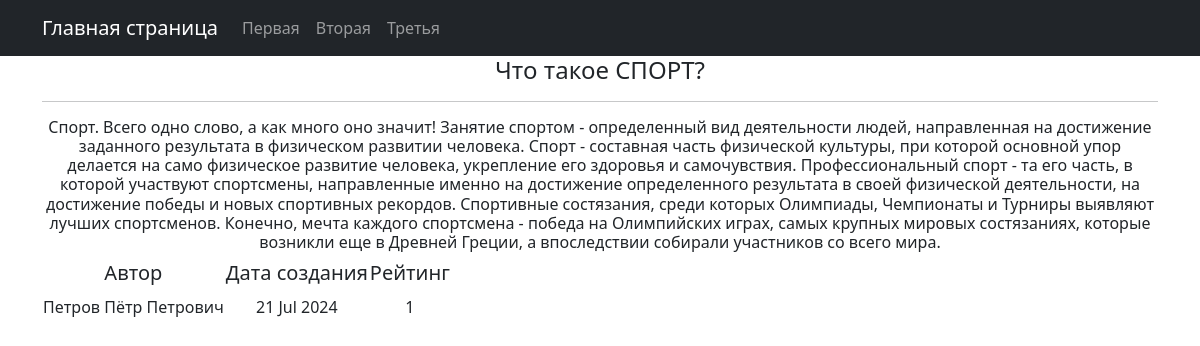
Screenshot of /news/1 with the database file from the repository.
### news/models.py (models this page shows, shortened)
class Post(models.Model):
    author = models.ForeignKey(Author, on_delete=models.CASCADE)
    choice = models.CharField(max_length=10, choices=[('article', 'Статья'), ('news', 'Новость')], default='article')
    date_create = models.DateField(auto_now_add=True)
    category = models.ManyToManyField(Category)
    heading = models.CharField(max_length=255)
    text = models.TextField()
    rating = models.IntegerField(default=0)

class Author(models.Model):
    full_name = models.CharField(max_length=255)
    rating = models.IntegerField(default=0)
    user = models.OneToOneField(User, on_delete=models.CASCADE)

### news/views.py (the view)
# urls.py: path('<int:pk>', PostDetail.as_view()),
class PostDetail(DetailView):
    model = Post
    template_name = 'post.html'
    context_object_name = 'post'
    def get_context_data(self, **kwargs):
        context = super().get_context_data(**kwargs)
        context['time_now'] = datetime.utcnow()
        return context

### news/templatetags/custom_filters.py (called while the page is built)
@register.filter()
def censor(value):
   try:
      if type(value) is str:
         value = value.split()
         t = ""
         for i in value:
            if i.lower() in ["цензура", "цензура1", "цензура2", "цензура3", "цензура4"]:
               i = f"{i[:1]}{'*' * (len(i) - 1)}"
            t += f" {i}"
         return t.strip()
      else:
         raise TypeError()
   except TypeError:
      print("Неправильно выбран тип данных")

### templates/post.html (shortened to what this page needs)
{% extends 'flatpages/default.html' %}
{% load custom_filters %}
{% block content %}
<h4>{{ post.heading|censor }}</h4>
<hr>
<h6>{{ post.text|censor }}</h6>
{% if post %}
<table>
    <tr>
        <td><h5>Автор</h5></td>
        <td><h5>Дата создания</h5></td>
        <td><h5>Рейтинг</h5></td>
    </tr>
    <tr>
        <td>{{ post.author.full_name }}</td>
        <td>{{ time_now|date:'d M Y' }}</td>
        <td>{{ post.rating }}</td>
    </tr>
</table>
{% else %}
<h2>Товаров нет!</h2>!
{% endif %}
{% endblock content %}

### rows the page displays
Post: heading|censor "Что такое СПОРТ?", text|censor "Спорт. Всего одно слово, а как много оно значит! Занятие спортом - определенный вид деятельности людей, направленная на достижение заданного результата в физическом развитии человека. Спорт - составная часть физической культуры, при которой основной упор делается на само физическое развитие человека, укрепление его здоровья и самочувствия. Профессиональный спорт - та его часть, в которой участвуют спортсмены, направленные именно на достижение определенного результата в своей физической деятельности, на достижение победы и новых спортивных рекордов. Спортивные состязания, среди которых Олимпиады, Чемпионаты и Турниры выявляют лучших спортсменов. Конечно, мечта каждого спортсмена - победа на…", author.full_name "Петров Пётр Петрович", date_create "21 Jul 2024", rating "1"
